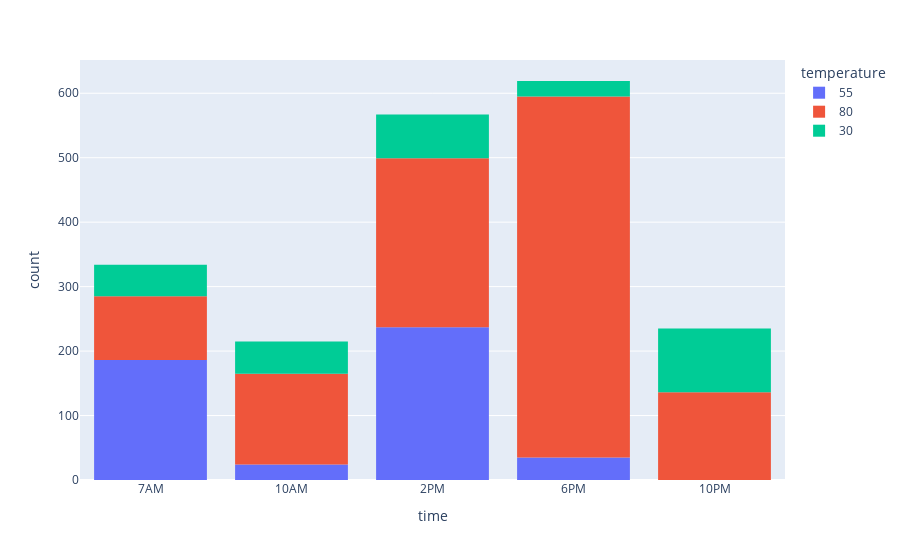

Write notebook code for a chart like this one.
### Code cell
#Temperature and time review for casual coupons redeemers
px.histogram(DataCasualCoupons.query('Y==1'), x='time', category_orders=dict(time=["7AM", "10AM", "2PM", "6PM", "10PM"]), color='temperature')

### Figure 1 — Plotly figure (JSON) as saved in the notebook; plotly's stock layout.template omitted (floating-point values rounded to 4 significant figures; data arrays with more than 128 entries replaced by an {"elided": "..."} marker saying what was removed)
{"data": [{"alignmentgroup": "True", "bingroup": "x", "hovertemplate": "temperature=55<br>time=%{x}<br>count=%{y}<extra></extra>", "legendgroup": "55", "marker": {"color": "#636efa", "pattern": {"shape": ""}}, "name": "55", "offsetgroup": "55", "orientation": "v", "showlegend": true, "type": "histogram", "x": {"elided": "482 str values"}, "xaxis": "x", "yaxis": "y"}, {"alignmentgroup": "True", "bingroup": "x", "hovertemplate": "temperature=80<br>time=%{x}<br>count=%{y}<extra></extra>", "legendgroup": "80", "marker": {"color": "#EF553B", "pattern": {"shape": ""}}, "name": "80", "offsetgroup": "80", "orientation": "v", "showlegend": true, "type": "histogram", "x": {"elided": "1198 str values"}, "xaxis": "x", "yaxis": "y"}, {"alignmentgroup": "True", "bingroup": "x", "hovertemplate": "temperature=30<br>time=%{x}<br>count=%{y}<extra></extra>", "legendgroup": "30", "marker": {"color": "#00cc96", "pattern": {"shape": ""}}, "name": "30", "offsetgroup": "30", "orientation": "v", "showlegend": true, "type": "histogram", "x": {"elided": "290 str values"}, "xaxis": "x", "yaxis": "y"}], "layout": {"autosize": true, "barmode": "relative", "legend": {"title": {"text": "temperature"}, "tracegroupgap": 0}, "margin": {"t": 60}, "xaxis": {"anchor": "y", "autorange": true, "categoryarray": ["7AM", "10AM", "2PM", "6PM", "10PM"], "categoryorder": "array", "domain": [0, 1], "range": [-0.5, 4.5], "title": {"text": "time"}, "type": "category"}, "yaxis": {"anchor": "x", "autorange": true, "domain": [0, 1], "range": [0, 651.6], "title": {"text": "count"}}}}
